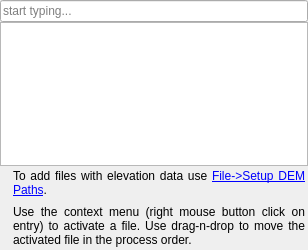
<?xml version="1.0" encoding="UTF-8"?>
<ui version="4.0">
 <class>IDemsList</class>
 <widget class="QWidget" name="IDemsList">
  <property name="geometry">
   <rect>
    <x>0</x>
    <y>0</y>
    <width>308</width>
    <height>250</height>
   </rect>
  </property>
  <property name="windowTitle">
   <string>Form</string>
  </property>
  <layout class="QVBoxLayout" name="verticalLayout_2">
   <property name="spacing">
    <number>0</number>
   </property>
   <property name="leftMargin">
    <number>0</number>
   </property>
   <property name="topMargin">
    <number>0</number>
   </property>
   <property name="rightMargin">
    <number>0</number>
   </property>
   <property name="bottomMargin">
    <number>0</number>
   </property>
   <item>
    <widget class="QLineEdit" name="lineFilter">
     <property name="toolTip">
      <string>Filter: Start to type and the list will be reduced to matching items.</string>
     </property>
     <property name="placeholderText">
      <string>start typing...</string>
     </property>
    </widget>
   </item>
   <item>
    <widget class="CDemTreeWidget" name="treeWidget">
     <property name="contextMenuPolicy">
      <enum>Qt::CustomContextMenu</enum>
     </property>
     <property name="dragDropMode">
      <enum>QAbstractItemView::InternalMove</enum>
     </property>
     <property name="iconSize">
      <size>
       <width>32</width>
       <height>32</height>
      </size>
     </property>
     <attribute name="headerVisible">
      <bool>false</bool>
     </attribute>
     <column>
      <property name="text">
       <string notr="true">1</string>
      </property>
     </column>
    </widget>
   </item>
   <item>
    <layout class="QHBoxLayout" name="horizontalLayout">
     <property name="spacing">
      <number>3</number>
     </property>
     <property name="leftMargin">
      <number>3</number>
     </property>
     <property name="topMargin">
      <number>3</number>
     </property>
     <property name="rightMargin">
      <number>3</number>
     </property>
     <property name="bottomMargin">
      <number>3</number>
     </property>
     <item>
      <widget class="QLabel" name="labelIcon">
       <property name="sizePolicy">
        <sizepolicy hsizetype="Maximum" vsizetype="Preferred">
         <horstretch>0</horstretch>
         <verstretch>0</verstretch>
        </sizepolicy>
       </property>
       <property name="text">
        <string/>
       </property>
       <property name="pixmap">
        <pixmap resource="../resources.qrc">:/icons/48x48/Help.png</pixmap>
       </property>
       <property name="alignment">
        <set>Qt::AlignHCenter|Qt::AlignTop</set>
       </property>
      </widget>
     </item>
     <item>
      <layout class="QVBoxLayout" name="verticalLayout">
       <property name="spacing">
        <number>8</number>
       </property>
       <property name="leftMargin">
        <number>0</number>
       </property>
       <property name="topMargin">
        <number>0</number>
       </property>
       <property name="rightMargin">
        <number>0</number>
       </property>
       <property name="bottomMargin">
        <number>0</number>
       </property>
       <item>
        <widget class="QLabel" name="labelHelpFillMapList">
         <property name="text">
          <string>To add files with elevation data use &lt;a href='DemFolders'&gt;File-&gt;Setup DEM Paths&lt;/a&gt;.</string>
         </property>
         <property name="alignment">
          <set>Qt::AlignJustify|Qt::AlignVCenter</set>
         </property>
         <property name="wordWrap">
          <bool>true</bool>
         </property>
        </widget>
       </item>
       <item>
        <widget class="QLabel" name="labelHelpActivateMap">
         <property name="text">
          <string>Use the context menu (right mouse button click on entry) to activate a file. Use drag-n-drop to move the activated file in the process order. </string>
         </property>
         <property name="alignment">
          <set>Qt::AlignJustify|Qt::AlignVCenter</set>
         </property>
         <property name="wordWrap">
          <bool>true</bool>
         </property>
        </widget>
       </item>
      </layout>
     </item>
    </layout>
   </item>
  </layout>
  <action name="actionActivate">
   <property name="checkable">
    <bool>true</bool>
   </property>
   <property name="icon">
    <iconset resource="../resources.qrc">
     <normaloff>:/icons/32x32/Check.png</normaloff>
     <normalon>:/icons/32x32/Cancel.png</normalon>:/icons/32x32/Check.png</iconset>
   </property>
   <property name="text">
    <string>Activate</string>
   </property>
  </action>
  <action name="actionMoveUp">
   <property name="icon">
    <iconset resource="../resources.qrc">
     <normaloff>:/icons/32x32/Up.png</normaloff>:/icons/32x32/Up.png</iconset>
   </property>
   <property name="text">
    <string>Move Up</string>
   </property>
   <property name="toolTip">
    <string>Hide DEM behind previous one</string>
   </property>
  </action>
  <action name="actionMoveDown">
   <property name="icon">
    <iconset resource="../resources.qrc">
     <normaloff>:/icons/32x32/Down.png</normaloff>:/icons/32x32/Down.png</iconset>
   </property>
   <property name="text">
    <string>Move down</string>
   </property>
   <property name="toolTip">
    <string>Show DEM on top of next one</string>
   </property>
  </action>
  <action name="actionReloadDem">
   <property name="icon">
    <iconset resource="../resources.qrc">
     <normaloff>:/icons/32x32/Reset.png</normaloff>:/icons/32x32/Reset.png</iconset>
   </property>
   <property name="text">
    <string>Reload DEM</string>
   </property>
  </action>
  <action name="actionClearFilter">
   <property name="icon">
    <iconset resource="../resources.qrc">
     <normaloff>:/icons/32x32/Filter.png</normaloff>:/icons/32x32/Filter.png</iconset>
   </property>
   <property name="text">
    <string>Clear Filter</string>
   </property>
  </action>
 </widget>
 <customwidgets>
  <customwidget>
   <class>CDemTreeWidget</class>
   <extends>QTreeWidget</extends>
   <header>dem/CDemList.h</header>
  </customwidget>
 </customwidgets>
 <resources>
  <include location="../resources.qrc"/>
 </resources>
 <connections>
  <connection>
   <sender>actionClearFilter</sender>
   <signal>triggered()</signal>
   <receiver>lineFilter</receiver>
   <slot>clear()</slot>
   <hints>
    <hint type="sourcelabel">
     <x>-1</x>
     <y>-1</y>
    </hint>
    <hint type="destinationlabel">
     <x>153</x>
     <y>12</y>
    </hint>
   </hints>
  </connection>
 </connections>
</ui>
